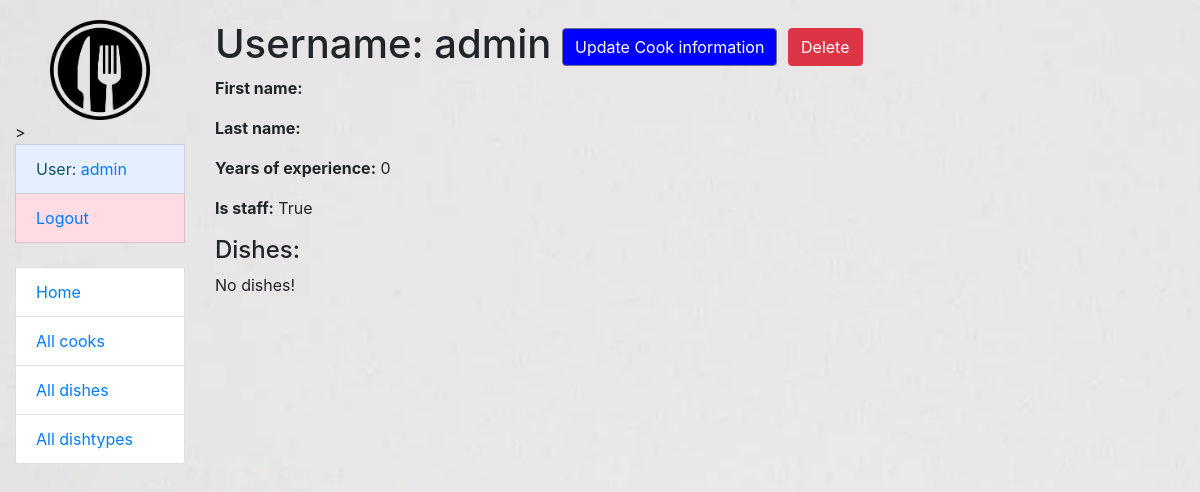
The app's page /cooks/1/ (signed in), older data.
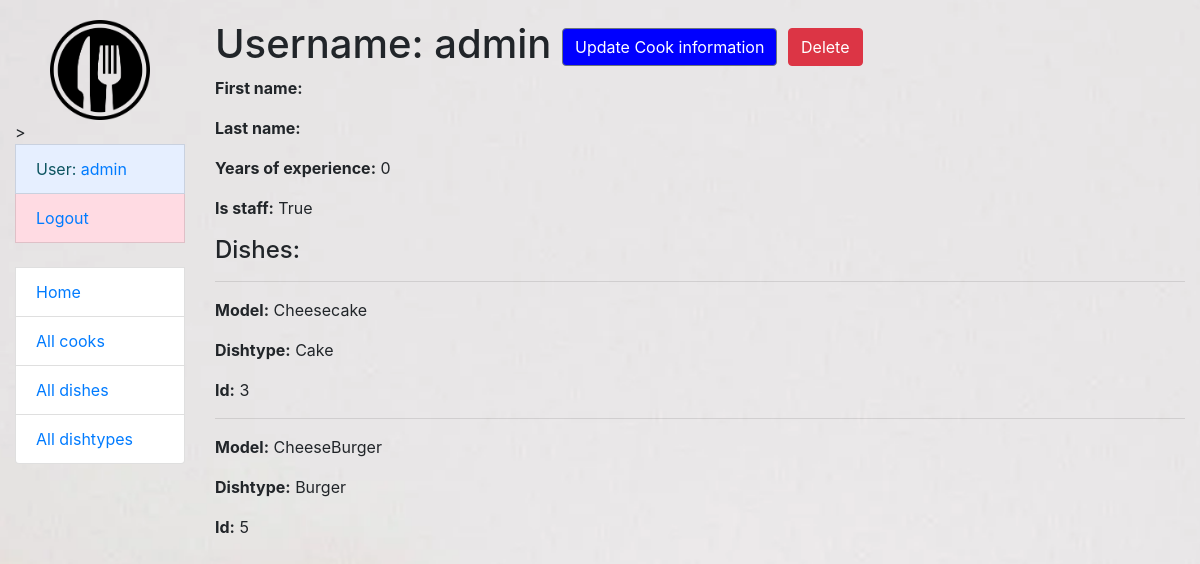
The same page, newer data.
### kitchen/models.py (models this page shows, shortened)
class Dish(models.Model):
    model = models.CharField(max_length=255)
    description = models.TextField(max_length=255, default="Tasty dish!")
    price = models.DecimalField(max_digits=7, decimal_places=2, default=0)
    dishtype = models.ForeignKey(DishType, on_delete=models.CASCADE)
    cooks = models.ManyToManyField(Cook, related_name="dishes")

class DishType(models.Model):
    name = models.CharField(max_length=255, unique=True)
    class Meta:
        ordering = ["name"]

### kitchen/views.py (the view)
class CookDetailView(LoginRequiredMixin, generic.DetailView):
    model = Cook
    queryset = Cook.objects.all().prefetch_related("dishes__dishtype")

### kitchen/models.py (called while the page is built)
    def get_absolute_url(self):
        return reverse("kitchen:cook-detail", kwargs={"pk": self.pk})

### templates/kitchen/cook_detail.html
{% extends "base.html" %}
{% block content %}
  <h1>
    Username: {{ cook.username }}
    <a href="{% url 'kitchen:cook-update' pk=cook.id %}" class="btn btn-secondary bp3-tether-element-attached-middle" style="background: blue">
      Update Cook information
    </a>
    <a href="{% url 'kitchen:cook-delete' pk=cook.id %}" class="btn btn-danger bp3-tether-element-attached-middle">
      Delete
    </a>
  </h1>
  <p><strong>First name:</strong> {{ cook.first_name }}</p>
  <p><strong>Last name:</strong> {{ cook.last_name }}</p>
  <p><strong>Years of experience:</strong> {{ cook.years_of_experience }}</p>
  <p><strong>Is staff:</strong> {{ cook.is_staff }}</p>
  <div >
    <h4>Dishes: </h4>
    {% for dish in cook.dishes.all %}
        <hr>
        <p><strong>Model:</strong> {{ dish.model }}</p>
        <p><strong>Dishtype:</strong> {{ dish.dishtype.name }}</p>
        <p><strong>Id:</strong> {{dish.id}}</p>
    {% empty %}
      <p>No dishes!</p>
    {% endfor %}
  </div>
{% endblock %}

Row changes from the older to the newer data that the page shows:
added Dish: model "Cheesecake", dishtype.name "Cake", id "3"
added Dish: model "CheeseBurger", dishtype.name "Burger", id "5"
Text that changed along with them:
text no longer shown: "No dishes!"
